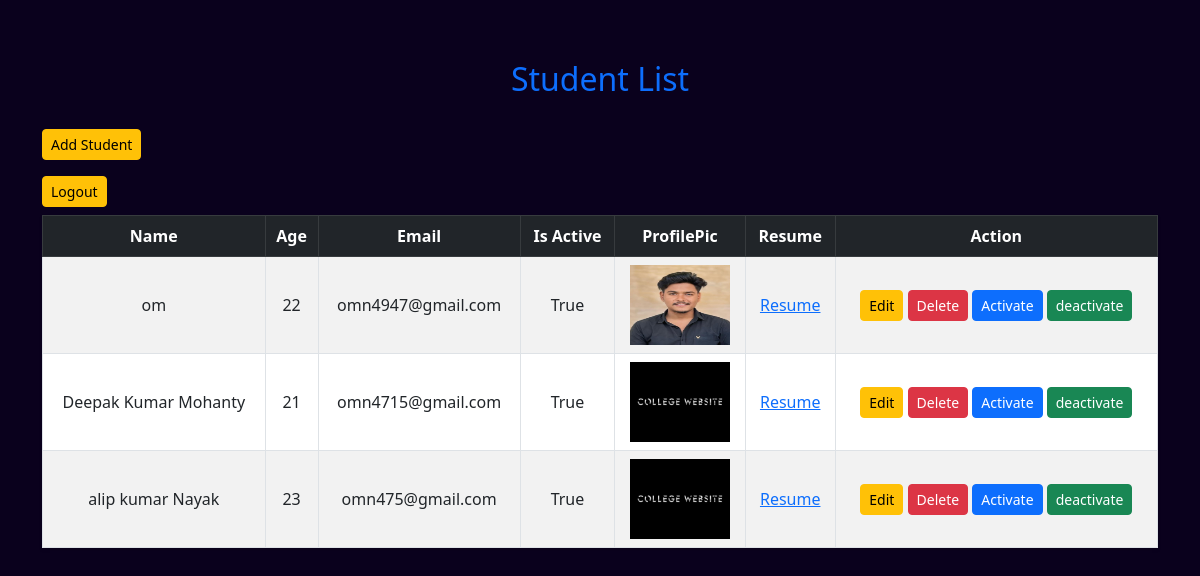
Page /manage/ (signed in) on the committed database.
### Stumanage/models.py (models this page shows, shortened)
class Students(models.Model):
    name = models.CharField(max_length=50)
    age = models.IntegerField()
    email = models.EmailField()
    profilePic = models.ImageField(upload_to="profile_pic/",null=True,blank=True)
    resume = models.FileField(upload_to="resume/",null=True,blank=True)
    is_active = models.BooleanField(default=True)

### Stumanage/views.py (the view)
# urls.py: path('manage/',manage,name ="manage"),
def manage(request):
    if not request.user.is_authenticated:
        error(request,f"Login first !!!")
        return redirect('login')
    StuData = Students.objects.all()
    context = {
        "StuData":StuData,
    }
    return render(request,'manage.html',context)

### Stumanage/templates/manage.html (shortened to what this page needs)
<!DOCTYPE html>
<html lang="en">
<head>
    <link href="https://cdn.jsdelivr.net/npm/bootstrap@5.3.0/dist/css/bootstrap.min.css" rel="stylesheet">
</head>
<body>
<div  class="container table-container">
    <h2 class="text-center text-primary mb-4">Student List</h2>
    <h2><a href = {% url "form" %} class="btn btn-warning btn-sm">Add Student</a></h2>
    <h2><a href = {% url "login" %} class="btn btn-warning btn-sm">Logout</a></h2>
    <table class="table table-bordered table-striped shadow-sm" style = "background-color:blue">
        <thead class="table-dark">
            <tr>
                <th>Name</th>
                <th>Age</th>
                <th>Email</th>
                <th>Is Active</th>
                <th>ProfilePic</th>
                <th>Resume</th>
                <th>Action</th>
            </tr>
        </thead>
        <tbody>
            {% for data in StuData  %}
            <tr>
                <td>{{data.name}}</td>
                <td>{{data.age}}</td>
                <td>{{data.email}}</td>
                <td>{{data.is_active}}</td>
                <td>
                    {% if data.profilePic %}
                    <img src="{{ data.profilePic.url }}"  width="100" height="80px">
                    {% else %}
                    <p>Not found</p>
                    {% endif %}
                </td>
                <td>
                    {% if data.resume %}
                       <a href="{{data.resume.url}}" target="_blank">Resume</a>
                    {% else %}
                <p>No resume available.</p>
                    {% endif %}
                </td>
                <td>
                    <a href = {% url "update" data.id %} class="btn btn-warning btn-sm">Edit</a>
                    <a href = {% url "delete" data.id%} class="btn btn-danger btn-sm">Delete</a>
                    <a href = {% url "activate" data.id%} class="btn btn-primary btn-sm">Activate</a>
                    <a href = {% url "deactivate" data.id %} class="btn btn-success btn-sm">deactivate</a>
                </td>
            </tr>
            {% endfor %}
        </tbody>
    </table>
</div>
</body>
</html>

### Stumanage/templates/manage.html (style rules this page uses)
body { background-color:rgb(10, 1, 29); }
.table-container { margin-top: 60px; }
.table th, .table td { vertical-align: middle; text-align: center; }

### rows in the picture
Students: name "om", age "22", email "omn4947@gmail.com", is_active "True", profilePic (picture)
Students: name "Deepak Kumar Mohanty", age "21", email "omn4715@gmail.com", is_active "True", profilePic (picture)
Students: name "alip kumar Nayak", age "23", email "omn475@gmail.com", is_active "True", profilePic (picture)
